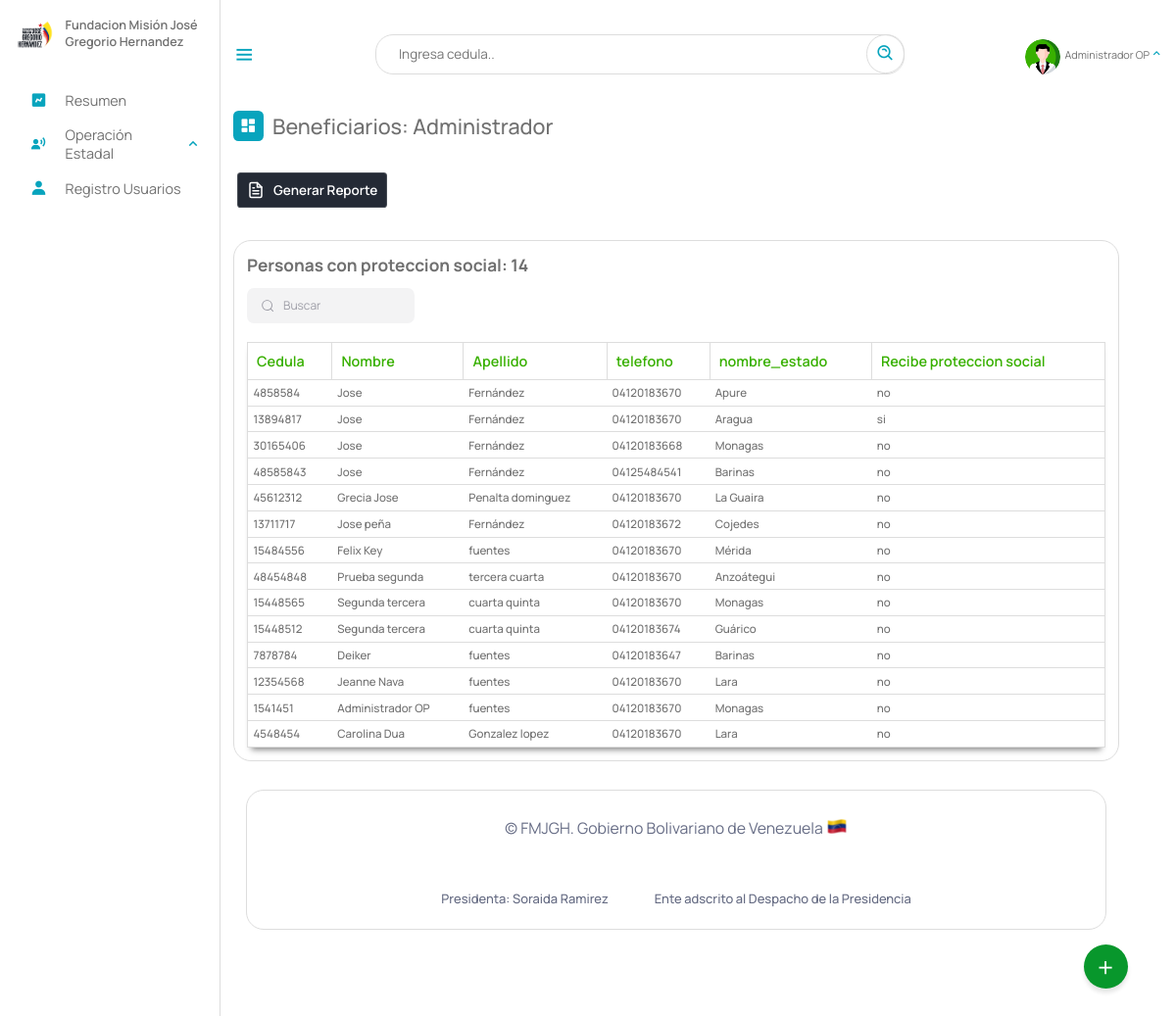
Page /Escritorio/13-proteccionSocial.php (signed in) on the earlier database version.
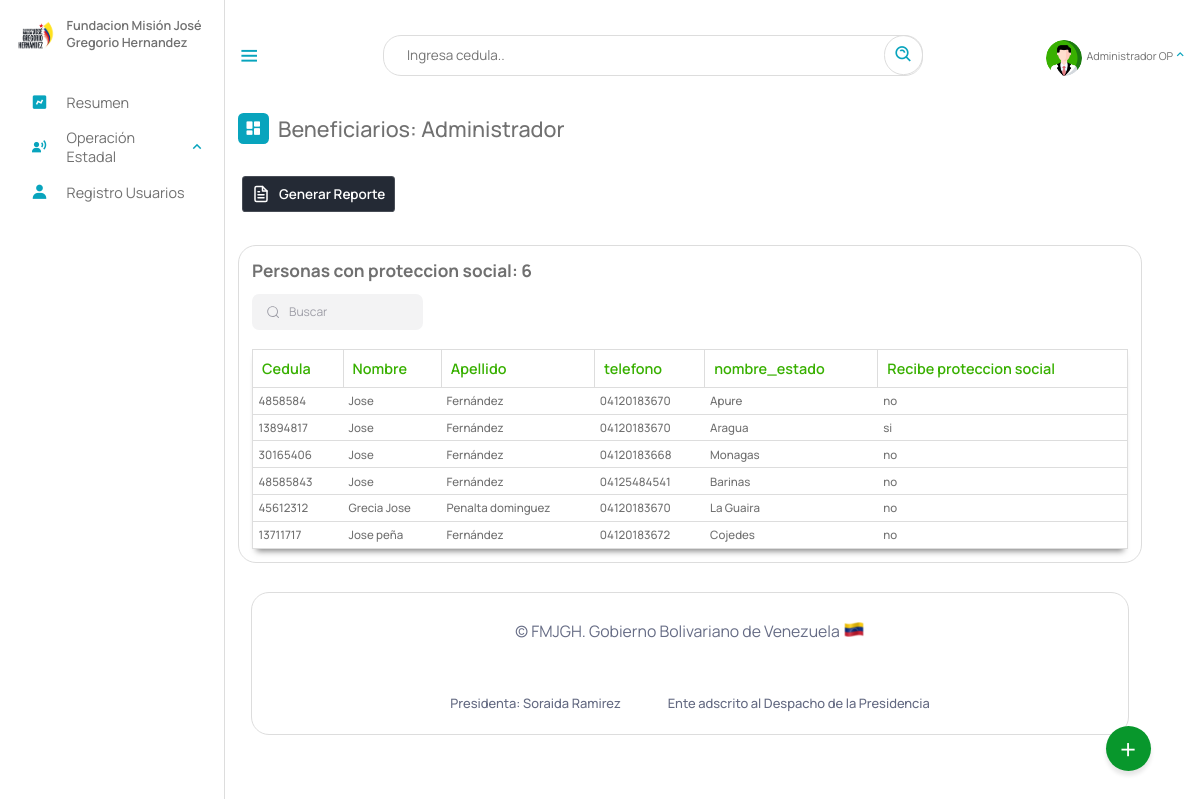
Same page on the later database version.
### tables this page shows
CREATE TABLE `beneficiario` (
  `cedula` int(12) NOT NULL,
  `nombre` text NOT NULL,
  `apellido` text NOT NULL,
  `fecha_naci` date NOT NULL,
  `email` varchar(50) NOT NULL,
  `telefono` varchar(12) NOT NULL,
  `nacionalidad` char(2) NOT NULL,
  `edad` int(2) NOT NULL,
  `sexo` char(1) NOT NULL,
  `edo_civil` text NOT NULL,
  `nro_hijo` int(2) DEFAULT NULL,
  `estado` varchar(10) NOT NULL,
  `municipio` varchar(20) NOT NULL,
  `parroquia` varchar(10) NOT NULL,
  `discapacidad` varchar(10) NOT NULL,
  `atencion_solicitada` varchar(10) NOT NULL,
  `certificado` varchar(50) DEFAULT NULL,
  `registrado_por` text DEFAULT NULL,
  `fecha_registro` date NOT NULL,
  PRIMARY KEY (`cedula`),
  KEY `estado` (`estado`),
  KEY `discapacidad` (`discapacidad`),
  KEY `atencion_solicitada` (`atencion_solicitada`),
  KEY `municipio` (`municipio`),
  KEY `parroquia` (`parroquia`),
  CONSTRAINT `beneficiario_ibfk_1` FOREIGN KEY (`estado`) REFERENCES `estados` (`id_estados`) ON DELETE CASCADE,
  CONSTRAINT `beneficiario_ibfk_2` FOREIGN KEY (`municipio`) REFERENCES `municipios` (`id_municipios`) ON DELETE CASCADE,
  CONSTRAINT `beneficiario_ibfk_3` FOREIGN KEY (`parroquia`) REFERENCES `parroquia` (`id`) ON DELETE CASCADE ON UPDATE CASCADE,
  CONSTRAINT `beneficiario_ibfk_4` FOREIGN KEY (`discapacidad`) REFERENCES `discapacid_e` (`id_e`) ON DELETE CASCADE,
  CONSTRAINT `beneficiario_ibfk_5` FOREIGN KEY (`atencion_solicitada`) REFERENCES `tipoatencion` (`id`) ON DELETE CASCADE
);

CREATE TABLE `estados` (
  `id_estados` varchar(10) NOT NULL,
  `nombre_estado` text NOT NULL,
  PRIMARY KEY (`id_estados`)
);

CREATE TABLE `detalles_institucionales` (
  `id` int(11) NOT NULL AUTO_INCREMENT,
  `cedula` int(11) DEFAULT NULL,
  `proteccion_social` char(3) DEFAULT NULL,
  `institucion_registrado` text DEFAULT NULL,
  PRIMARY KEY (`id`),
  KEY `cedula` (`cedula`),
  CONSTRAINT `detalles_institucionales_ibfk_1` FOREIGN KEY (`cedula`) REFERENCES `beneficiario` (`cedula`) ON DELETE CASCADE ON UPDATE CASCADE
);

### php/01-discapacitados.php (called while the page is built, shortened)
<?php
include_once("ManejadorBD.php");
class Discapacitados extends ManejadorBD
{
	private $cnn;
	public function __construct($tipoConexion)
	{
		$this->cnn = parent::conectar($tipoConexion);
	}
	public function PersonasProteccionSocial()
	{
		try {
			$stmt = $this->cnn->prepare("SELECT beneficiario.cedula, beneficiario.nombre, beneficiario.apellido, beneficiario.telefono, estados.nombre_estado, detalles_institucionales.proteccion_social FROM
				beneficiario, estados, detalles_institucionales WHERE
				beneficiario.estado = estados.id_estados and
				beneficiario.cedula = detalles_institucionales.cedula");
			$stmt->setFetchMode(PDO::FETCH_ASSOC);
			$stmt->execute();
			return $stmt->fetchAll();
		} catch (PDOException $error) {
			echo "Error: ejecutando consulta SQL." . $error->getMessage();
			exit();
		}
	}
}

### php/ManejadorBD.php (called while the page is built, shortened)
<?php
	class ManejadorBD extends PDO {
		public $srv	= SRV;
		public $usr	= USR;
		public $pas	= PAS;
		public $dbn	= BDN;
		public function conectar($tipoConexion){
			try{
				switch ($tipoConexion) {
				    case 1:
				        $dsn = "mysql:host=$this->srv;dbname=$this->dbn";
				        break;
				}
				$dbh = new PDO($dsn, $this->usr, $this->pas);
    			$dbh->setAttribute(PDO::ATTR_ERRMODE, PDO::ERRMODE_EXCEPTION);
			}catch(PDOException $error){
                echo "Error al Conectar con la Base de Datos: ".$error->getMessage();
                exit();
			}
            $this->conexionBD = $dbh;
			return $this->conexionBD;
		}
	}
?>

### Escritorio/13-proteccionSocial.php (the view, shortened to what this page needs)
<?php
include_once("partearriba.php");
?>
<div class="dash-contenido">
    <div class="overview">
        <div class="titulo">
            <i class='bx bxs-dashboard'> </i>
            <span class="link-name">Beneficiarios: <?php echo $rol ?></span>
        </div>
    </div>
 <a href=""> <button class="download-button">
        <div class="docs"> Generar Reporte</div>
        <div class="download">
        </div>
    </button></a>
    <div class="tabla-atencion">
        <h2>Personas con proteccion social:
            <?php
            include_once("../php/01-discapacitados.php");
            $aten = new Discapacitados(1);
            $contar = $aten->PersonasProteccionSocial();
            echo count($contar);
            ?>
        </h2>
        <div class="group">
  <input placeholder="Buscar" id= "buscador" type="search" class="inputt">
</div>
<br>
        <table>
            <thead>
                <tr>
                    <th>Cedula</th>
                    <th>Nombre</th>
                    <th>Apellido</th>
                    <th>telefono</th>
                    <th>nombre_estado</th>
                    <th>Recibe proteccion social</th>
                </tr>
            </thead>
            <tbody id="spr">
                <?php
                include_once("../php/01-discapacitados.php");
                $aten = new Discapacitados(1);
                $consulta = $aten->PersonasProteccionSocial();
                if ($consulta) {
                    foreach ($consulta as $registros) {
                ?>
                        <tr>
                            <td><?php echo $registros["cedula"] ?></td>
                            <td><?php echo $registros["nombre"] ?></td>
                            <td><?php echo $registros["apellido"] ?></td>
                            <td><?php echo $registros["telefono"] ?></td>
                            <td><?php echo $registros["nombre_estado"] ?></td>
                            <td><?php echo $registros["proteccion_social"] ?></td>
                        </tr>
                <?php
                    }
                }
                ?>
            </tbody >
        </table>
    </div>
    <?php
    include_once("parteabajo.php");
    ?>

Differences in the rows shown:
removed beneficiario: cedula "15484556", nombre "Felix Key", apellido "fuentes", telefono "04120183670", estado.nombre_estado "Mérida", detalles_institucionales.proteccion_social "no"
removed beneficiario: cedula "48454848", nombre "Prueba segunda", apellido "tercera cuarta", telefono "04120183670", estado.nombre_estado "Anzoátegui", detalles_institucionales.proteccion_social "no"
removed beneficiario: cedula "15448565", nombre "Segunda tercera", apellido "cuarta quinta", telefono "04120183670", estado.nombre_estado "Monagas", detalles_institucionales.proteccion_social "no"
removed beneficiario: cedula "15448512", nombre "Segunda tercera", apellido "cuarta quinta", telefono "04120183674", estado.nombre_estado "Guárico", detalles_institucionales.proteccion_social "no"
removed beneficiario: cedula "7878784", nombre "Deiker", apellido "fuentes", telefono "04120183647", estado.nombre_estado "Barinas", detalles_institucionales.proteccion_social "no"
removed beneficiario: cedula "12354568", nombre "Jeanne Nava", apellido "fuentes", telefono "04120183670", estado.nombre_estado "Lara", detalles_institucionales.proteccion_social "no"
removed beneficiario: cedula "1541451", nombre "Administrador OP", apellido "fuentes", telefono "04120183670", estado.nombre_estado "Monagas", detalles_institucionales.proteccion_social "no"
removed beneficiario: cedula "4548454", nombre "Carolina Dua", apellido "Gonzalez lopez", telefono "04120183670", estado.nombre_estado "Lara", detalles_institucionales.proteccion_social "no"
Other differences:
count($contar): "14" → "6"
